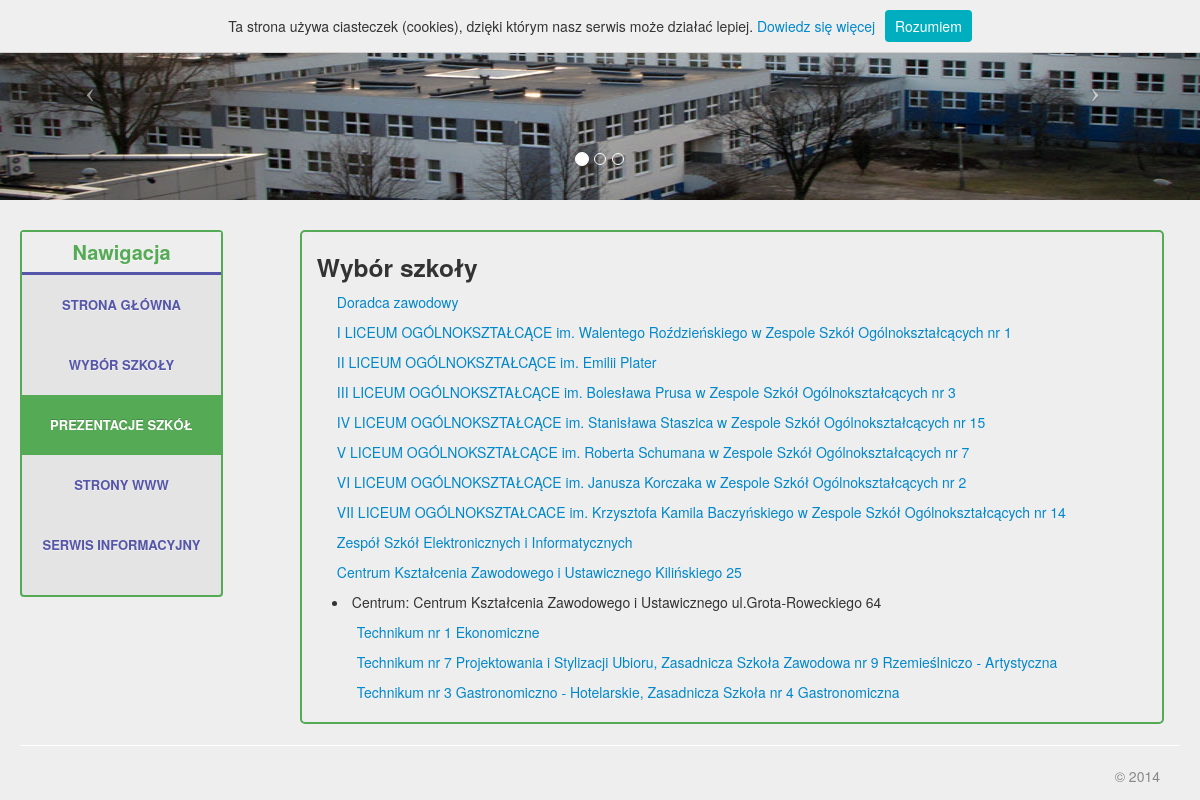
Screenshot of /?page=2 with the database file from the repository.
### tables this page shows
CREATE TABLE IF NOT EXISTS `szkoly` (
  `id` int(11) NOT NULL AUTO_INCREMENT,
  `nazwa` varchar(255) DEFAULT NULL,
  `adres` varchar(255) DEFAULT NULL,
  `telefon` varchar(15) NOT NULL,
  `mail` varchar(255) NOT NULL,
  `html` varchar(50) NOT NULL,
  `link` varchar(255) NOT NULL,
  `views` int(11) NOT NULL,
  `id_centrum` int(11) DEFAULT '0',
  `prez_id` int(11) NOT NULL,
  PRIMARY KEY (`id`)
);

CREATE TABLE IF NOT EXISTS `centra` (
  `id` int(11) NOT NULL AUTO_INCREMENT,
  `centrum` varchar(255) NOT NULL,
  PRIMARY KEY (`id`)
);

### php/prezent.php (the view)
<?php
    require_once "php/dbConn.php";
    $centra=$pdo->query("SELECT * FROM centra");
    echo '<div class = "ramka span9">
        <h3>Wybór szkoły</h3>';
    foreach($centra->fetchAll() as $centr)
    {
        $szkoly_centr=$pdo->query("SELECT * FROM szkoly WHERE ".$centr["id"]."=id_centrum");
        if($centr["id"]!=0) echo '<li style="margin-left:20px;">Centrum: '.$centr["centrum"];
        foreach($szkoly_centr->fetchAll() as $sql)
        {
            $prez=$pdo->query("SELECT * FROM prezentacje WHERE id = ".$sql["prez_id"]);
            $prez = $prez->fetch();
            $href = "prezentacje/".$prez["ftp"];
            echo '<ul class="punkt"><a href="'.$href.'">'.$sql["nazwa"].'</a></ul>';
        }
        if($centr["id"]!=0) echo '</li>';
    }
    echo '</div>';
?>

### css/style.css (style rules this page uses)
.ramka { padding: 10px; border: solid 2px #5a5; border-radius: 5px; }
.footer { color:#888; text-align:right; margin-right:20px; }
.carousel { margin-bottom: 60px; }
.carousel .item { height: 200px; background-color:#555; }
.carousel img { position: absolute; top: 0; left: 0; height: 200px; width:100%; }
.punkt:first-child { padding-top:10px; }

### rows the page displays
szkoly: nazwa "Doradca zawodowy"
szkoly: nazwa "I LICEUM OGÓLNOKSZTAŁCĄCE im. Walentego Roździeńskiego w Zespole Szkół Ogólnokształcących nr 1"
szkoly: nazwa "II LICEUM OGÓLNOKSZTAŁCĄCE im. Emilii Plater"
szkoly: nazwa "III LICEUM OGÓLNOKSZTAŁCĄCE im. Bolesława Prusa w Zespole Szkół Ogólnokształcących nr 3"
szkoly: nazwa "IV LICEUM OGÓLNOKSZTAŁCĄCE im. Stanisława Staszica w Zespole Szkół Ogólnokształcących nr 15"
szkoly: nazwa "V LICEUM OGÓLNOKSZTAŁCĄCE im. Roberta Schumana w Zespole Szkół Ogólnokształcących nr 7"
szkoly: nazwa "VI LICEUM OGÓLNOKSZTAŁCĄCE im. Janusza Korczaka w Zespole Szkół Ogólnokształcących nr 2"
szkoly: nazwa "VII LICEUM OGÓLNOKSZTAŁCACE im. Krzysztofa Kamila Baczyńskiego w Zespole Szkół Ogólnokształcących nr 14"
szkoly: nazwa "Zespół Szkół Elektronicznych i Informatycznych"
szkoly: nazwa "Centrum Kształcenia Zawodowego i Ustawicznego Kilińskiego 25"
centra: centrum "Centrum Kształcenia Zawodowego i Ustawicznego ul.Grota-Roweckiego 64"
szkoly: nazwa "Technikum nr 1 Ekonomiczne"
szkoly: nazwa "Technikum nr 7 Projektowania i Stylizacji Ubioru, Zasadnicza Szkoła Zawodowa nr 9 Rzemieślniczo - Artystyczna"
szkoly: nazwa "Technikum nr 3 Gastronomiczno - Hotelarskie, Zasadnicza Szkoła nr 4 Gastronomiczna"
